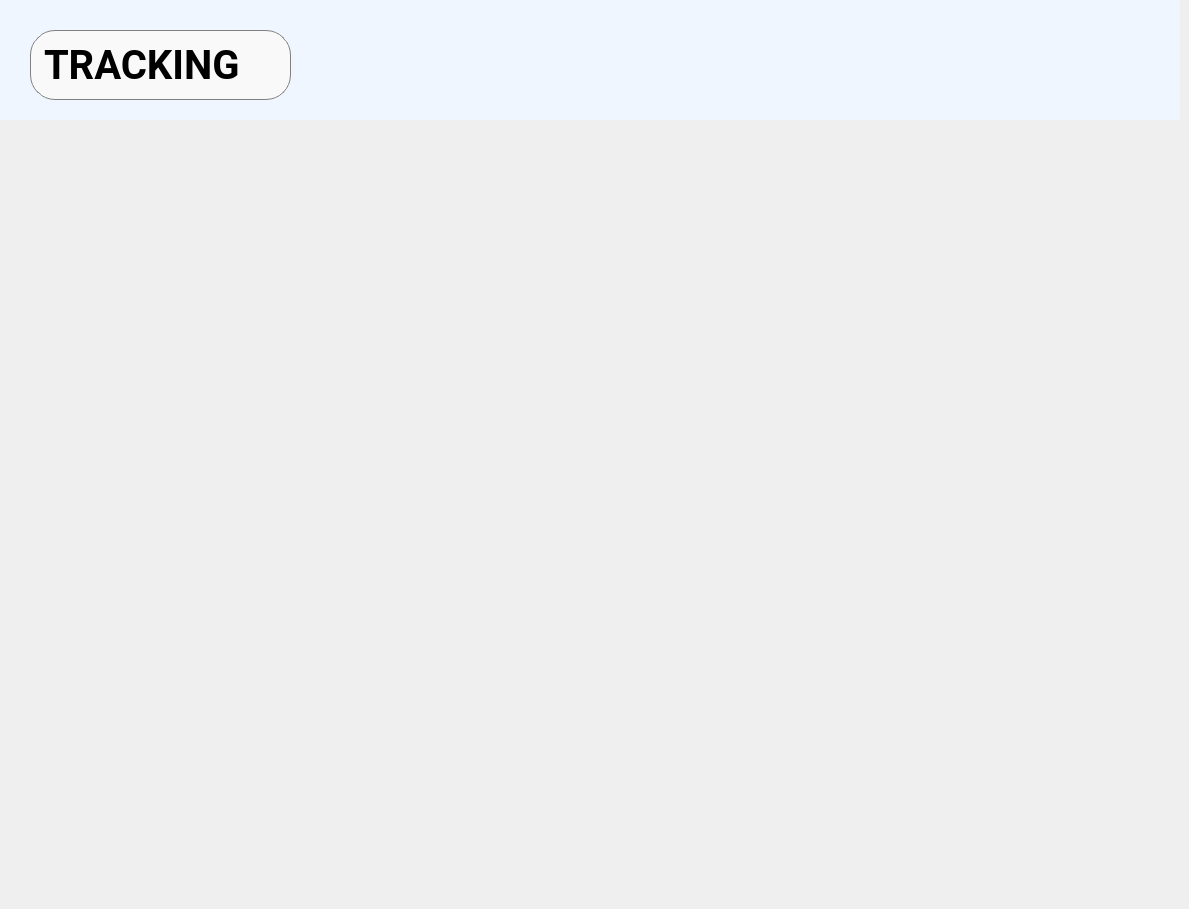
      <widget class="QWidget" name="Page_tracking">
       <widget class="QFrame" name="Menu_tracking">
        <property name="geometry">
         <rect>
          <x>0</x>
          <y>0</y>
          <width>1180</width>
          <height>120</height>
         </rect>
        </property>
        <property name="minimumSize">
         <size>
          <width>0</width>
          <height>120</height>
         </size>
        </property>
        <property name="maximumSize">
         <size>
          <width>16777215</width>
          <height>120</height>
         </size>
        </property>
        <property name="styleSheet">
         <string notr="true">*{
background-color: rgb(240, 246, 255);
}
QPushButton{
border-radius:none;
color: rgb(186, 189, 182);
}
QPushButton:hover{
;
	color: rgb(0, 0, 0);
}</string>
        </property>
        <property name="frameShape">
         <enum>QFrame::NoFrame</enum>
        </property>
        <property name="frameShadow">
         <enum>QFrame::Raised</enum>
        </property>
        <widget class="QLabel" name="label_26">
         <property name="geometry">
          <rect>
           <x>10</x>
           <y>30</y>
           <width>281</width>
           <height>70</height>
          </rect>
         </property>
         <property name="minimumSize">
          <size>
           <width>0</width>
           <height>70</height>
          </size>
         </property>
         <property name="maximumSize">
          <size>
           <width>16777215</width>
           <height>70</height>
          </size>
         </property>
         <property name="font">
          <font>
           <family>Roboto</family>
           <pointsize>-1</pointsize>
           <weight>75</weight>
           <italic>false</italic>
           <bold>true</bold>
           <underline>false</underline>
           <strikeout>false</strikeout>
           <kerning>true</kerning>
          </font>
         </property>
         <property name="styleSheet">
          <string notr="true">margin-left: 20px;
border: 1px solid gray;
border-radius: 25px;
padding: 3px;
background-color: #f9f9f9;
font-size: 40px;</string>
         </property>
         <property name="text">
          <string>TRACKING</string>
         </property>
        </widget>
       </widget>
       <widget class="QWidget" name="verticalLayoutWidget_3">
        <property name="geometry">
         <rect>
          <x>0</x>
          <y>120</y>
          <width>1180</width>
          <height>780</height>
         </rect>
        </property>
        <layout class="QVBoxLayout" name="tracking"/>
       </widget>
      </widget>
